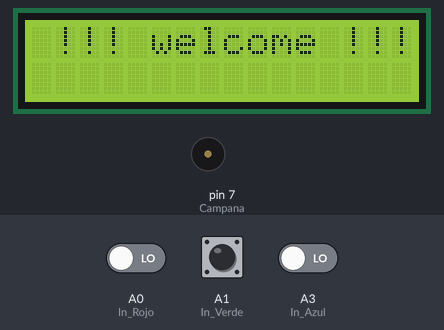
Recording of a sketch running on a simulated Arduino Uno, built with avr-gcc and run on an emulated ATmega328P. On the bench: 16×2 character LCD, buzzer (waves = sounding). Inputs (shaded band) come from the test bench; at power-on: A0 (In_Rojo) LOW, A1 (In_Verde) HIGH, A3 (In_Azul) LOW. Random numbers use the default seed unless the sketch sets one.

Above: at 0.1 s.
At 19.7 s:
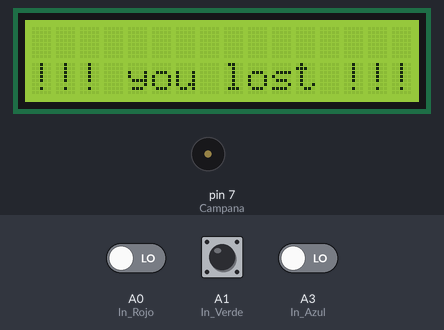
At 22.8 s:
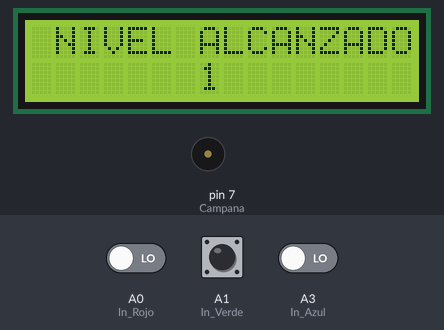
Timing chart, 0 to 24.3 s (numbered marks = the images above):
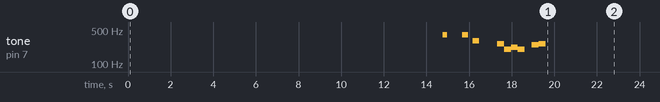

The sketch:

JuegoDeMemoria.ino
```cpp
#include <LiquidCrystal.h>
#define   Rojo         2
#define   Verde        3
#define   Amarillo     4
#define   Azul         5
#define   Campana      7
#define   In_Rojo      A0
#define   In_Verde     A1
#define   In_Amarillo  A2
#define   In_Azul      A3
int i;
int nivelActual = 1;
int velocidad = 500;
const int MaximiNivel = 50;
int secuencia[MaximiNivel];
int SecuenciaLeida[MaximiNivel];
LiquidCrystal lcd(7,6,5,4,3,2);                           //lcd

void setup(){
   pinMode(Amarillo, OUTPUT);
   pinMode(Azul, OUTPUT);
   pinMode(Rojo, OUTPUT);
   pinMode(Verde, OUTPUT);
   inicio();
}

void loop(){
   if(nivelActual == 1){
      generaSecuencia();
      muestraSecuencia();
      leeSecuencia();
   }
   if(nivelActual != 1){
      muestraSecuencia();
      leeSecuencia();
   }
}
// ------------------------  ------------------------
 void inicio(){
   mensajeDeInicio();
   for (i = 1; i <= 6; i++) {
   digitalWrite(Verde , HIGH);
   delay(100);
   digitalWrite(Verde , LOW);
   digitalWrite(Amarillo , HIGH);
   delay(100);
   digitalWrite(Amarillo, LOW);
   digitalWrite(Azul , HIGH);
   delay(100);
   digitalWrite(Azul, LOW);
   digitalWrite(Rojo , HIGH);
   delay(100);
   digitalWrite(Rojo , LOW);
 }
}

void Marcador(){
   int unidad = (nivelActual / 4);
   imp_unidad(unidad);
   int residuo = (nivelActual % 4);
   imp_residuo(residuo);
   delay(500);
}

void imp_unidad(int n){
  for(int x=1;x<=n;x++){
   digitalWrite(Verde ,   1);
   digitalWrite(Amarillo, 1);
   digitalWrite(Azul,     1);
   digitalWrite(Rojo ,    1);
   delay(800);
   apagados();
   delay(300);
  }
}

void imp_residuo(int n){
  apagados();
  if (n==1){
   digitalWrite(Verde ,   1);
  }
  if (n==2){
   digitalWrite(Verde ,   1);
   digitalWrite(Amarillo, 1);
  }
  if (n==3){
   digitalWrite(Verde ,   1);
   digitalWrite(Amarillo, 1);
   digitalWrite(Azul,     1);
  }
   delay(800);
   apagados();
   delay(300);
}

void apagados(){
   digitalWrite(Verde ,   LOW);
   digitalWrite(Amarillo, LOW);
   digitalWrite(Azul,     LOW);
   digitalWrite(Rojo ,    LOW);
   delay(300);
}

// -------------------   ---------------   -------

void muestraSecuencia(){
   apagados();
   for(int i = 0; i < nivelActual; i++){
      if( secuencia[i] == Amarillo ){
         tone(Campana, 200);
         delay(200);
         noTone(Campana);
      }
      if( secuencia[i] == Azul ){
         tone(Campana, 300);
         delay(200);
         noTone(Campana);
      }
      if( secuencia[i] == Rojo ){
         tone(Campana, 400);
         delay(200);
         noTone(Campana);
      }
      if( secuencia[i] == Verde ){
         tone(Campana, 500);
         delay(200);
         noTone(Campana);
      }
      digitalWrite(secuencia[i], HIGH);
      delay(velocidad);
      digitalWrite(secuencia[i], LOW);
      delay(200);
   }
}

void leeSecuencia(){
   int flag = 0;
   for(int i = 0; i < nivelActual; i++){
      flag = 0;
      while(flag == 0){
         if(digitalRead(In_Verde) == LOW){
            digitalWrite(Verde, HIGH);
            tone(Campana, 500);
            delay(300);
            noTone(Campana);
            SecuenciaLeida[i] = Verde;
            flag = 1;
            delay(200);
            if(SecuenciaLeida[i] != secuencia[i]){
               secuenciaError();
               return;
            }
            digitalWrite(Verde, LOW);
         }
         if(digitalRead(In_Rojo) == LOW){
            digitalWrite(Rojo, HIGH);
            tone(Campana, 400);
            delay(300);
            noTone(Campana);
            SecuenciaLeida[i] = Rojo;
            flag = 1;
            delay(200);
            if(SecuenciaLeida[i] != secuencia[i]){
               secuenciaError();
               return;
            }
            digitalWrite(Rojo, LOW);
         }
         if(digitalRead(In_Azul) == LOW){
            digitalWrite(Azul, HIGH);
            tone(Campana, 300);
            delay(300);
            noTone(Campana);
            SecuenciaLeida[i] = Azul;
            flag = 1;
            delay(200);
            if(SecuenciaLeida[i] != secuencia[i]){
               secuenciaError();
               return;
            }
            digitalWrite(Azul, LOW);
         }
         if(digitalRead(In_Amarillo) == LOW){
            digitalWrite(Amarillo, HIGH);
            tone(Campana, 200);
            delay(300);
            noTone(Campana);
            SecuenciaLeida[i] = Amarillo;
            flag = 1;
            delay(200);
            if(SecuenciaLeida[i] != secuencia[i]){
               secuenciaError();
               return;
            }
            digitalWrite(Amarillo, LOW);
         }
      }
   }
   secuenciaCorrecta();
}

void generaSecuencia(){
   randomSeed(analogRead(5));   // randomSeed(millis());      //randomSeed(analogRead(5));
   for(int i = 0; i < MaximiNivel; i++){
      secuencia[i] = random(2,6);
   }
}

void TonoError(){
   int Tono[ ] = {260, 200, 200, 220, 200, 0, 250, 260};
   int duracionNotas[] = {4, 8, 8, 4, 4, 4, 4, 4};
   for(int i = 0; i < 8; i++){
      int duracionNota = 1000/duracionNotas[i];
      tone(Campana, Tono[i],duracionNotas);
      int pausaEntreNotas = duracionNota * 1.30;
      delay(pausaEntreNotas);
      noTone(Campana);
   }
}

void secuenciaError(){
   digitalWrite(Amarillo, HIGH);
   digitalWrite(Azul, HIGH);
   digitalWrite(Rojo, HIGH);
   digitalWrite(Verde, HIGH);
   delay(400);
   digitalWrite(Amarillo, LOW);
   digitalWrite(Azul, LOW);
   digitalWrite(Rojo, LOW);
   digitalWrite(Verde, LOW);
   delay(250);
   TonoError();
   mensajeError();
   menajeDeNivel();
   velocidad = 500;
   Marcador();
   nivelActual = 1;
   inicio();
}
void mensajeError(){
  lcd.begin(16,2);
  lcd.setCursor(0,2);
  lcd.print("!!! you lost !!!");
  lcd.display();
  delay(2000);
  lcd.noDisplay();
  delay(1000);
}
void mensajeExitoso(){
  lcd.begin(16,2);
  lcd.setCursor(2,0);             //COLUMNAS, FILAS//
  lcd.print("! VERY GOOD !");
  lcd.display();
  delay(2000);
  lcd.noDisplay();
  delay(2000);
}

void mensajeDeInicio(){
  lcd.begin(16,2);
//----------------------//
  lcd.setCursor(1,0);
  lcd.print("!!! welcome !!!");
  lcd.display();
  delay(10000);
  lcd.noDisplay();
  delay(2000);
}
void menajeDeNivel(){
  lcd.begin(16,2);
//----------------------//
  lcd.setCursor(1,0);
  lcd.print("NIVEL ALCANZADO: ");
  lcd.setCursor(7,1);
  lcd.print(nivelActual);
  lcd.display();
  delay(2000);
  lcd.noDisplay();
  delay(2000);
}
void secuenciaCorrecta(){
   if(nivelActual < MaximiNivel);
      nivelActual++;
      mensajeExitoso();
      velocidad -= 30;  // desmacar para aumentar velocidad del juego en cada nivel
   delay(350);
}
```

Measured:
- by itself, tone on pin 7 (Campana): plays 400 Hz for 0.20 s, 400 Hz for 0.30 s, 300 Hz for 0.30 s, 260 Hz for 0.33 s, 200 Hz for 0.32 s, 220 Hz for 0.33 s … (9 notes in this stretch)
- what the display in image 1 shows lasts 2.0 s, from 19.7 s to 21.7 s
